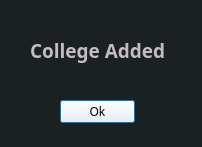
<?xml version="1.0" encoding="UTF-8"?>
<ui version="4.0">
 <class>dlgCollegeAdded</class>
 <widget class="QDialog" name="dlgCollegeAdded">
  <property name="geometry">
   <rect>
    <x>0</x>
    <y>0</y>
    <width>202</width>
    <height>147</height>
   </rect>
  </property>
  <property name="minimumSize">
   <size>
    <width>202</width>
    <height>147</height>
   </size>
  </property>
  <property name="maximumSize">
   <size>
    <width>202</width>
    <height>147</height>
   </size>
  </property>
  <property name="windowTitle">
   <string>College Added</string>
  </property>
  <property name="styleSheet">
   <string notr="true">background: #1b2023;
</string>
  </property>
  <widget class="QPushButton" name="btnDlgCollegeAdded">
   <property name="geometry">
    <rect>
     <x>60</x>
     <y>100</y>
     <width>75</width>
     <height>23</height>
    </rect>
   </property>
   <property name="font">
    <font>
     <family>JetBrains Mono</family>
     <pointsize>9</pointsize>
    </font>
   </property>
   <property name="styleSheet">
    <string notr="true">background: white;
</string>
   </property>
   <property name="text">
    <string>Ok</string>
   </property>
  </widget>
  <widget class="QLabel" name="txtCollegeAdded">
   <property name="geometry">
    <rect>
     <x>30</x>
     <y>10</y>
     <width>151</width>
     <height>81</height>
    </rect>
   </property>
   <property name="font">
    <font>
     <family>JetBrains Mono</family>
     <pointsize>14</pointsize>
     <weight>75</weight>
     <bold>true</bold>
    </font>
   </property>
   <property name="styleSheet">
    <string notr="true">color: #c3bcc2;</string>
   </property>
   <property name="text">
    <string>College Added</string>
   </property>
  </widget>
 </widget>
 <resources/>
 <connections/>
</ui>
